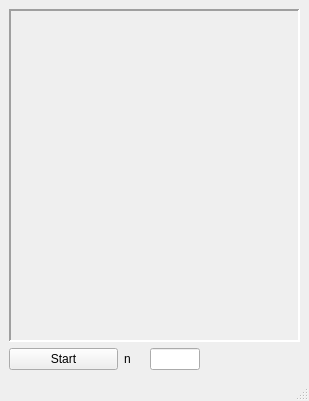
<?xml version="1.0" encoding="UTF-8"?>
<ui version="4.0">
 <class>MainWindow</class>
 <widget class="QMainWindow" name="MainWindow">
  <property name="geometry">
   <rect>
    <x>0</x>
    <y>0</y>
    <width>309</width>
    <height>401</height>
   </rect>
  </property>
  <property name="windowTitle">
   <string>MainWindow</string>
  </property>
  <widget class="QWidget" name="centralwidget">
   <layout class="QGridLayout" name="gridLayout_2">
    <item row="0" column="0">
     <widget class="QFrame" name="LoggerFrame">
      <property name="frameShape">
       <enum>QFrame::Panel</enum>
      </property>
      <property name="frameShadow">
       <enum>QFrame::Sunken</enum>
      </property>
      <property name="lineWidth">
       <number>2</number>
      </property>
      <layout class="QGridLayout" name="gridLayout">
       <item row="0" column="0">
        <layout class="QGridLayout" name="layout_logger"/>
       </item>
      </layout>
     </widget>
    </item>
    <item row="2" column="0">
     <layout class="QGridLayout" name="gridLayout_3">
      <property name="rightMargin">
       <number>100</number>
      </property>
      <item row="0" column="3">
       <widget class="QLineEdit" name="line_counter">
        <property name="sizePolicy">
         <sizepolicy hsizetype="Minimum" vsizetype="Fixed">
          <horstretch>0</horstretch>
          <verstretch>0</verstretch>
         </sizepolicy>
        </property>
        <property name="maximumSize">
         <size>
          <width>50</width>
          <height>16777215</height>
         </size>
        </property>
        <property name="readOnly">
         <bool>true</bool>
        </property>
       </widget>
      </item>
      <item row="0" column="1">
       <widget class="QLabel" name="label">
        <property name="sizePolicy">
         <sizepolicy hsizetype="Minimum" vsizetype="Minimum">
          <horstretch>0</horstretch>
          <verstretch>0</verstretch>
         </sizepolicy>
        </property>
        <property name="maximumSize">
         <size>
          <width>20</width>
          <height>16777215</height>
         </size>
        </property>
        <property name="text">
         <string>n</string>
        </property>
       </widget>
      </item>
      <item row="0" column="0">
       <widget class="QPushButton" name="button_startstop">
        <property name="text">
         <string>Start</string>
        </property>
        <property name="checkable">
         <bool>true</bool>
        </property>
       </widget>
      </item>
     </layout>
    </item>
   </layout>
  </widget>
  <widget class="QMenuBar" name="menubar">
   <property name="geometry">
    <rect>
     <x>0</x>
     <y>0</y>
     <width>309</width>
     <height>22</height>
    </rect>
   </property>
  </widget>
  <widget class="QStatusBar" name="statusbar"/>
 </widget>
 <resources/>
 <connections/>
</ui>
